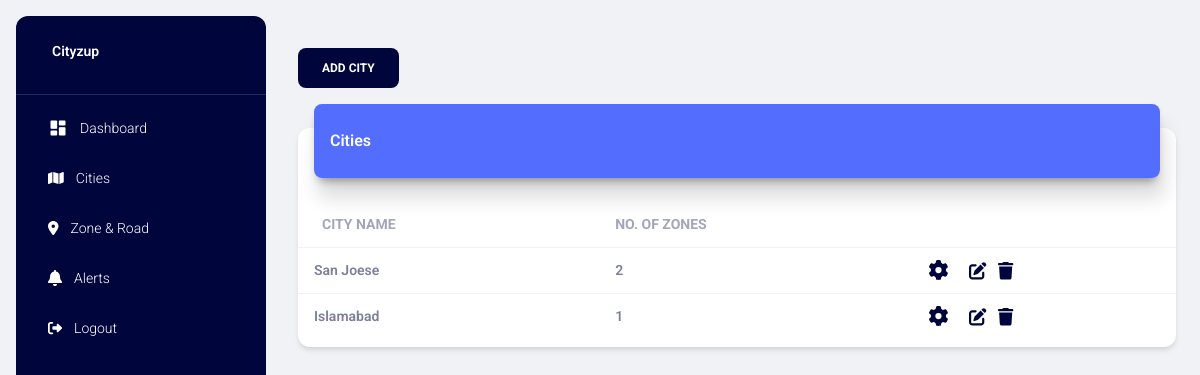
The page /cities/ (signed in) on the database as committed earlier.
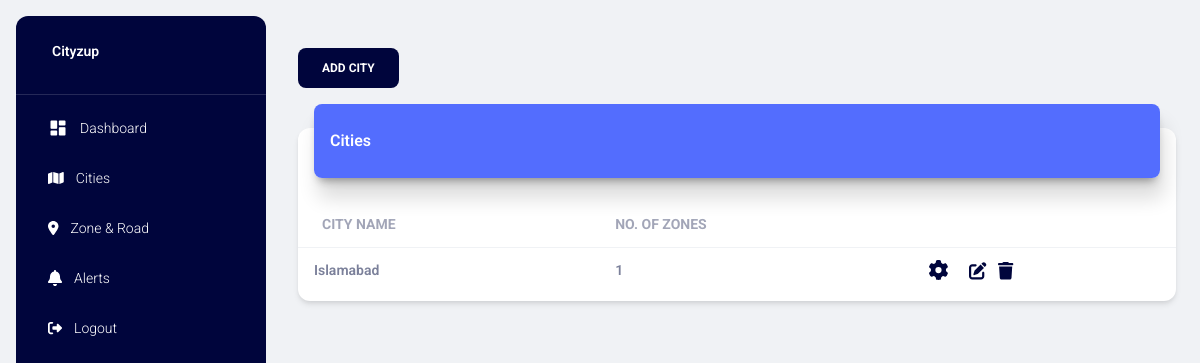
The same page on the database as committed later.
### project/models.py (models this page shows)
class Guide(db.Model):
    g_id = db.Column(db.Integer, primary_key=True)
    g_title = db.Column(db.String(255), nullable=False)
    g_coins_for_first_alert = db.Column(db.Integer, nullable=False)
    g_coins_for_confirm_alert = db.Column(db.Integer, nullable=False)
    g_coins_for_close_alert = db.Column(db.Integer, nullable=False)

### project/main.py (the view)
@main.route("/cities/")
@login_required
def cities():
    cities = db.session.query(
        Guide.g_id,
        Guide.g_title,
        db.func.count(Zone.z_id).label('point_count'),
        Guide.g_coins_for_first_alert,
        Guide.g_coins_for_confirm_alert,
        Guide.g_coins_for_close_alert
    ) \
        .outerjoin(Zone, Zone.g_id == Guide.g_id) \
        .group_by(Guide.g_id, Guide.g_coins_for_first_alert,  Guide.g_coins_for_confirm_alert,
                  Guide.g_coins_for_close_alert) \
        .order_by(Guide.g_id.desc()) \
        .all()
    title = 'Cities'
    page_title = 'Cities'
    return render_template('cities.html', cities=cities, page_title=page_title, title=title)

### project/models.py (called while the page is built)
@login_manager.user_loader
def load_user(user_id):
    return User.query.get(int(user_id))

### project/templates/cities.html (shortened to what the changed rows need)
{% extends "layout.html" %} {% block title %} {% endblock %} {% block content %}
<div class="container-fluid py-4">
    <div class="row">
        <div class="col-12">
            <div class="card my-4">
                <div class="card-body px-0 pb-2">
                    <div class="table-responsive p-0">
                        {% if cities|length > 0 %}
                            <table class="table align-items-center mb-0">
                                <thead>
                                    <tr>
                                        <th class="text-uppercase text-secondary text-sm font-weight-bolder opacity-7">
                                            City Name
                                        </th>
                                        <th class="text-uppercase text-secondary text-sm font-weight-bolder opacity-7 ps-2">
                                            No. of Zones
                                        </th>
                                        <th class="text-secondary opacity-7"></th>
                                    </tr>
                                </thead>
                                <tbody>
                                    {% for city in cities %}
                                        <tr>
                                            <td>
                                                <div class="d-flex px-2 py-1">
                                                    <div class="d-flex flex-column justify-content-center">
                                                        <p class="text-sm font-weight-bold mb-0">{{ city.g_title }}</p>
                                                    </div>
                                                </div>
                                            </td>
                                            <td>
                                                <p class="text-sm font-weight-bold mb-0">{{ city.point_count }}</p>
                                            </td>
                                            <td class="align-middle">
                                                <a href="#" data-gid="{{ city.g_id }}"
                                                data-firstcoin="{{city.g_coins_for_first_alert}}"
                                                data-confirmcoin="{{city.g_coins_for_confirm_alert}}"
                                                data-closecoin="{{city.g_coins_for_close_alert}}"
                                                data-bs-toggle="modal" data-bs-target="#modalCitySettings" class="openModalCitySettings">
                                                    <i class="fa-solid fa-gear fa-lg icon-dark"></i>
                                                </a>
                                                <a href="#" data-gid="{{ city.g_id }}" data-gtitle="{{ city.g_title }}" class="text-secondary font-weight-bold text-sm openEditModalGuide" data-toggle="tooltip" data-original-title="Edit" data-bs-toggle="modal" data-bs-target="#modalEditGuide">
                                                    <i class="fa-solid fa-pen-to-square fa-lg icon-dark "></i>
                                                </a>
                                                <a href="#" data-gid="{{ city.g_id }}" class="text-secondary font-weight-bold text-sm deleteGuideBtn" data-toggle="tooltip" data-original-title="Delete">
                                                    <i class="fa-solid fa-trash fa-lg icon-dark"></i>
                                                </a>
                                            </td>
                                        </tr>
                                    {% endfor %}
                                </tbody>
                            </table>
                        {% else %}
                            <h4 class="text-center">There are currently no data available.</h4>
                        {% endif %}
                    </div>
                </div>
            </div>
        </div>
    </div>
</div>
{% endblock %}

Rows that differ between the two databases and show on the page:
removed Guide: g_title "San Joese", point_count "2"
